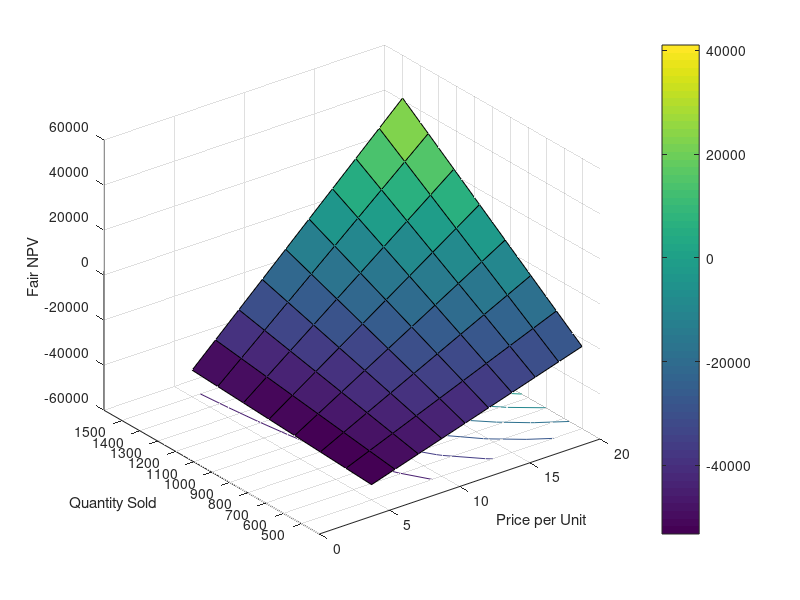

Here is the MATLAB script that generated this plot:
% Financial Engineering was HW3A (pre 2019)
% But is now HW1 / Matlab (2019+)
% This is clean / works / bug free.
% Orrig version 1999 04 13 
% This version 2019 04 14
% Author:  LRG 
% Does Capital Budgeting I for different values of P and Q 


clear all;  % reset ram 
clc;  % clear output screen - makes is much easier to debug

format bank;  % set the way numbers are displayed to the screen 
   
%*******************************************************************************
%**************************** BEGINING OF CONTROL PANEL ************************
%*******************************************************************************


% Overall Parameters 
swtProjectLife = 10;    % Expected life of project, in years 
swtWACC = 0.1220;      % Weighted average cost of capital for this project 
swtTaxRate = 0.34;     % Marginal tax rate for the project 

% Capital Expenditures (CapEx) Parameters 
swtCostOfEquip = 65000;   % cost of factory at t=0, assume paid in cash 
swtSalvValue = 20000;     % Est. of Salvage value for deprec purposes 
                          % at the end of the assumed deprec period 
swtMktValue = 40000;      % Est. of the actual mkt value of factory at 
                          % the end of the projects life 
swtDeprecLife =  7;       % The Depreciation period (in yrs) to use. 
                          % Dictated by the IRS and the type of asset used 

% Operating (OpEx) Parameters 
	swtMinP = 5.00;          % minimum Price per unit in the grid 
 	swtMaxP = 20.00;         % maximum Price per unit in the grid 
      swtGridP = 10;          % number of grid points (nodes) to for prices. 
                             % Must be > 1 
      swtMinQ = 500;         % minimum Q in the grid 
      swtMaxQ = 1500;        % maximum Q in the grid 
      swtGridQ = 8;          % number of grid points (nodes) to use with Q 
                             % Must be > 1 
      swtPGrowth = .0500;      % annualized nominal growth in prices beyond t=1 
      swtQGrowth =  -0.0100;    % annualized growth of quantity sold beyond year 1 
                               % Enter above as a decimal, i.e. 0.0100 for +1% growth 

      swtFixOpCost = 2700;     % fixed Op. Costs at t=1 
      swtFixOpCostGr = 0.0300; % annualized growth in fixed Op. costs after year 1 
                               % Enter above as a decimal, i.e. 0.0100 for +1% growth 
                               % A value close to inflation is probably appropriate 
      swtVarOpCost =  3.86;    % variable op. Costs *per unit* at t=1 
      swtVarOpCostGr = 0.0200; % Ann. growth in variable Op. Cost per unit after t=1 
                               % Enter above as a decimal, i.e. 0.0100 for +1% growth 
                               % A value close to inflation is probably appropriate 

% Changes in Working Capital (WC) parameters  
      swtInvent = 0.150;  % Required Invent level as a proportion of next years sales 
      swtAR     = 0.160;  % Acct Rec level as a proportion of same year revenue 
      swtAP     = 0.120;  % Acct Pay level as a proportion of same year revenue 
     
      
% Changes in Maintenance Cash (MC) parameters  
      swtMC   =  3/12 ;  % Maint Cash level as a proportion of same year revenue
          % Note:  Having 3 months of revenue on hand as cash is set via  = 3/12;  
          %  and 45 days via  = 45/365    etc
     
      
 swtWrite = 1;       % 1= write ascii file to disk, 0= don't

      
%*****************************************************************************
%***************** END OF CONTROL PANEL **************************************
%*****************************************************************************


% Now initialize Matricies for CF from Capital Spending, Operations and changes 
% in Working Capital.  

d1 = (swtMaxP-swtMinP)/(swtGridP-1); % incrementor in for loop
d2 = (swtMaxQ-swtMinQ)/(swtGridQ-1); % incrementor in for loop
P = 1;
Q = 1;
y = 0;

for x = swtMinP:d1:swtMaxP; % for loop
    for z = swtMinQ:d2:swtMaxQ; % for loop
%%
CFCS = zeros(7,swtProjectLife+1); 

k = swtProjectLife+1;
for c = 3:k;
CFCS(1,1) = -1 * swtCostOfEquip; % Purchases of Equipment.
CFCS(2,swtProjectLife+1) =  swtMktValue; % Sale of Equipment

i = 2; % set the counter to 2.0 initially
while i <= swtDeprecLife;
CFCS(3,i:swtDeprecLife+1) = (swtCostOfEquip - swtSalvValue)/swtDeprecLife; % Depreciation per Year
i = i + 1; % increment the counter by one
end; % end while i <= swtDeprecLife;

CFCS(4,c-1) = CFCS(3,c-1) + CFCS(4,c-2);
CFCS(4,c) = CFCS(3,c) + CFCS(4,c-1); % Accumulated Depreciation:
CFCS(5,1) = swtCostOfEquip;
CFCS(5,c-1) = CFCS(5,c-2) - CFCS(3,c-1); 
CFCS(5,c) = CFCS(5,c-1) - CFCS(3,c); % Implied Book value of equipment:

j = 2;
while j <= swtProjectLife+1;
    if CFCS(2,j) > 0;
       CFCS(6,j) = (CFCS(5,j) - CFCS(2,j))*swtTaxRate;
    else
       CFCS(6,j) = 0;
    end;
j = j + 1;
end;
% tax due (- #) or tax shield (+#) on sale of equip:

CFCS(7,c-2) = CFCS(1,c-2) + CFCS(2,c-2) + CFCS(6,c-2);
CFCS(7,c) = CFCS(1,c) + CFCS(2,c) + CFCS(6,c);% Total:  CF from Cap. Spending:
end;
%%

%%
CFOP  = zeros(9,swtProjectLife+2);  % CF from OPerations 
CFOP(1,2) = x; % price at t=0 (CB)

k = swtProjectLife+1;
for c = 3:k;
CFOP(1,c) = (1 + swtPGrowth) * CFOP(1,c-1); % price growth

CFOP(2,2) = z; % quantity at t=0 (CB)
CFOP(2,c) = CFOP(2,c-1) * (1 + swtQGrowth); % quantity growth
CFOP(3,2) = swtFixOpCost; % fixed cost at t=0
CFOP(3,c) = CFOP(3,c-1) * (1 + swtFixOpCostGr); % fixed cost growth
CFOP(4,2) = swtVarOpCost; % variable per unit cost at t=0
CFOP(4,c) = CFOP(4,c-1) * (1 + swtVarOpCostGr); % per unit variable cost growth
CFOP(5,c-1) = CFOP(1,c-1) * CFOP(2,c-1);
CFOP(5,c) = CFOP(1,c) * CFOP(2,c); % Accounting revenue
CFOP(6,c-2) = CFOP(3,c-2); % Fixed operating costs In Accounting Terms
CFOP(6,c) = CFOP(3,c);
CFOP(7,c-2) = CFOP(2,c-2) * CFOP(4,c-2);
CFOP(7,c) = CFOP(2,c) * CFOP(4,c); % Variable Op. Costs/unit in Accounting Terms
CFOP(8,c-2) = CFCS(3,c-2); 
CFOP(8,c) = CFCS(3,c);% Depreciation/yr
CFOP(9,c-2) = (((CFOP(5,c-2) - CFOP(6,c-2) - ... 
                               CFOP(7,c-2) - CFOP(8,c-2)) * (1-swtTaxRate)) ...
                              +CFOP(8,c-2)); 
CFOP(9,c) = (((CFOP(5,c) - CFOP(6,c) - ... 
                               CFOP(7,c) - CFOP(8,c)) * (1-swtTaxRate)) ...
                              +CFOP(8,c));% Total: CF from Operations:
end;                        
%%                         
CFWC  = zeros(10,swtProjectLife+1);  % CF from changes in Working Capital 

k = swtProjectLife+1;
for c = 3:k;

CFWC(1,c-2) = swtInvent * CFOP(5,c-1);
CFWC(1,c) = swtInvent * CFOP(5,c+1); % row 1 = inventory levels
CFWC(2,c-1) = swtAR * CFOP(5,c-1); 
CFWC(2,c) = swtAR * CFOP(5,c);  % row 2 = A/R levels 
CFWC(3,c-1) = swtAP * CFOP(5,c-1);
CFWC(3,c) = swtAP * CFOP(5,c); % row 3 = A/P levels
CFWC(4,1) = CFWC(1,1);
CFWC(4,c-1) = CFWC(1,c-1) - CFWC(1,c-2);
CFWC(4,2) = CFWC(1,2) - CFWC(1,1); % (CB) - this should be deleted
CFWC(4,c) = CFWC(1,c) - CFWC(1,c-1); % row 4 = Changes in inventory levels
CFWC(5,1) = CFWC(2,1);
CFWC(5,c-1) = CFWC(2,c-1) - CFWC(2,c-2); 
CFWC(5,c) = CFWC(2,c) - CFWC(2,c-1); 
CFWC(5,swtProjectLife+1) = -1 * CFWC(2,swtProjectLife); % row 5 = Changes in A/R levels
CFWC(6,c-1) = CFWC(3,c-1) - CFWC(3,c-2);
CFWC(6,c) = CFWC(3,c) - CFWC(3,c-1); 
CFWC(6,swtProjectLife+1) = -1 * CFWC(3,swtProjectLife); % row 6 = Changes in A/P levels   
CFWC(7,:) = -1 * CFWC(4,:); % row 7 = CF implication from the change in inventory levels = row 4 * -1 
CFWC(8,:) = -1 * CFWC(5,:); % row 8 = CF implication from the change in A/R levels = row 5 * -1 
CFWC(9,:) =  1 * CFWC(6,:); % row 9 = CF implication from the change in A/P levels = row 6
CFWC(10,:) = sum(CFWC(7:9,:)); % row 10 = sum of rows 7,8,9 = CF from changes in Working Capital
end;
%%
CFMC  = zeros(3,swtProjectLife+1);  % CF from changes in Maint Cash (MC)

k = swtProjectLife+1;
for c = 3:k;
CFMC(1,c-1) = CFOP(5,c-1) * swtMC;
CFMC(1,c) = CFOP(5,c) * swtMC;% Maint Cash Level
CFMC(2,1) = CFMC(1,1);
CFMC(2,c-1) = CFMC(1,c-1) - CFMC(1,c-2); % Change in Maint Cash Level
CFMC(2,swtProjectLife+1) = CFMC(1,swtProjectLife) * -1;
CFMC(3,:) = -1 * CFMC(2,:); % Cash Impact from Maint Cash Change
end;
%%
CFTOT = zeros(3,swtProjectLife+1); % Total CF's
CFTOT(1,:) = (0:swtProjectLife);

k = swtProjectLife+1;
for c = 1:k;
CFTOT(2,c) = CFCS(7,c) + CFOP(9,c) + CFWC(10,c) + CFMC(3,c);
CFTOT(3,c) = CFTOT(2,c)/(1+swtWACC)^CFTOT(1,c); % discounting sum of CF to t = 0
end;

y = y + 1;

NPVMat(y) = sum(CFTOT(3,:)); % filling NPVMat with NPV's
t = NPVMat;



QGrid(Q,1) = z; % quantity grid
Q = Q + 1;
    end;
PGrid(P,1) = x;
P = P + 1; % building P grid
 end;

QGrid = QGrid(1:swtGridQ,1); % unique values of quantity grid

 
NPVMatr = reshape(t,[swtGridQ,swtGridP]); % transpose t
NPVMatx = NPVMatr';

% Plot %

surfc(PGrid,QGrid,NPVMatx'); % 3D countour plot with options below
colorbar;
xlabel('Price per Unit');
ylabel('Quantity Sold');
zlabel('Fair NPV');
yticks([swtMinQ,swtMaxQ]);
yticks(swtMinQ:100:swtMaxQ);

if swtWrite == 1; % write to hardrive
    % csvwrite('/Users/jakewren/Documents/MATLAB/BUS444/NPVMatx.csv', NPVMatx);   
    % csvwrite('/Volumes/JACOBWREN/BUS444/HW1/NPVMatx.csv', NPVMatx);
      csvwrite('e:\bus444\hw1\NPVMatx.csv', NPVMatx);
end;



























